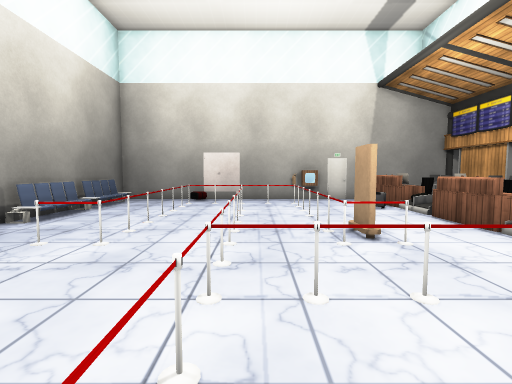
[1] (above)

16 first-person views from a walk through a 3-D level made in the Unity game engine. The camera is 1.4 m above the floor, tilts 4° down and sees 85° across. The floor is counted in squares, 1 m on a side. Each view is taken from the middle of a square. On the plan, view 1 faces up. The plan holds only what a view shows up to about 14 squares ahead; the rest is blank. The place goes on beyond the plan. The player is left out. Some animated figures are not drawn. Some surface patterns are stand-ins.

[2]
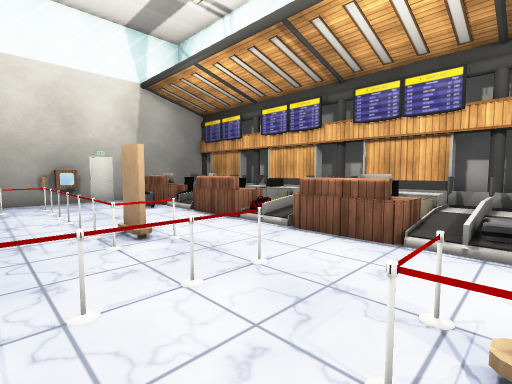

[3]
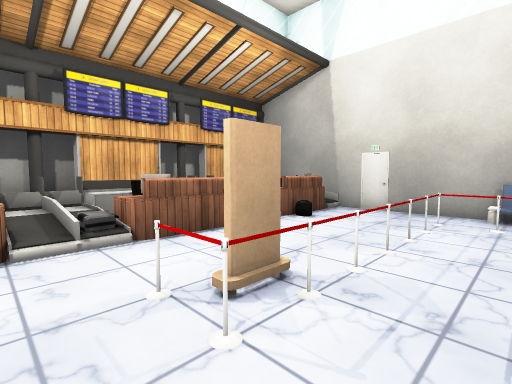

[4]
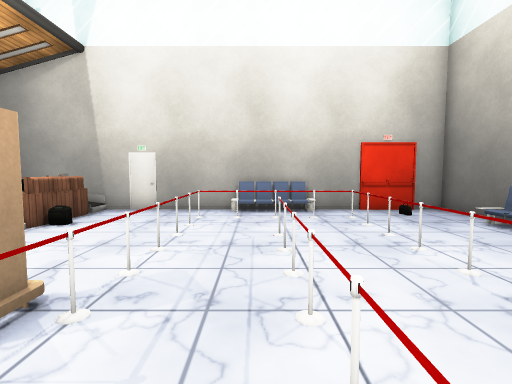

[5]
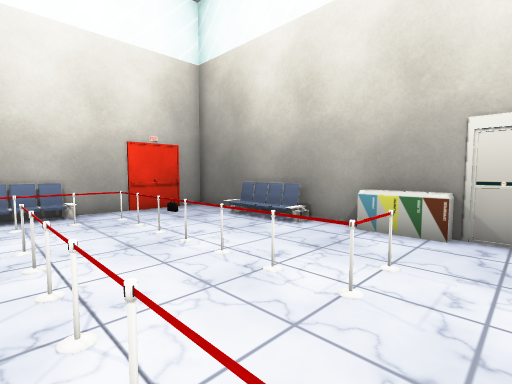

[6]
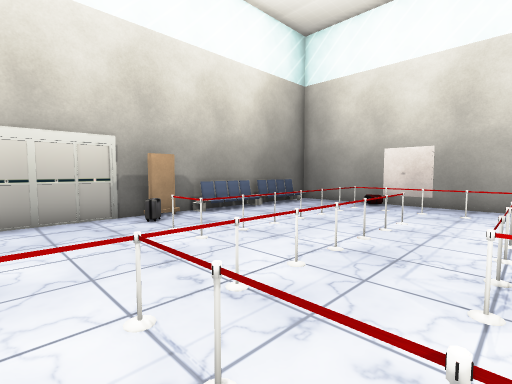

[7]
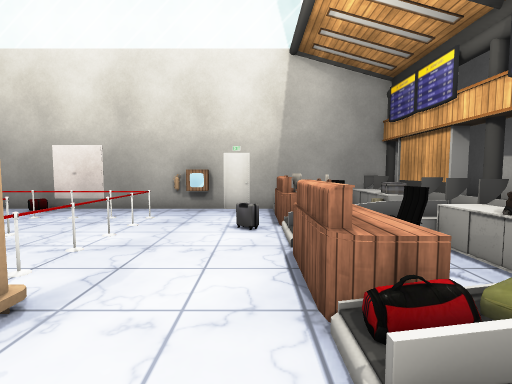

[8]
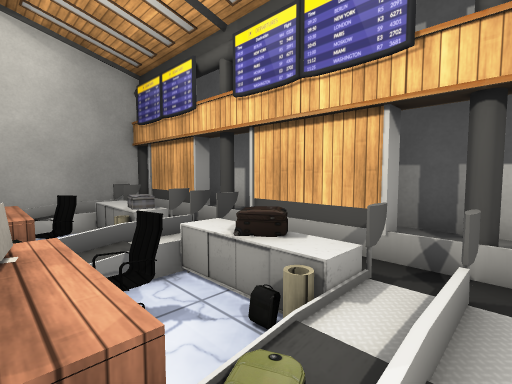

[9]
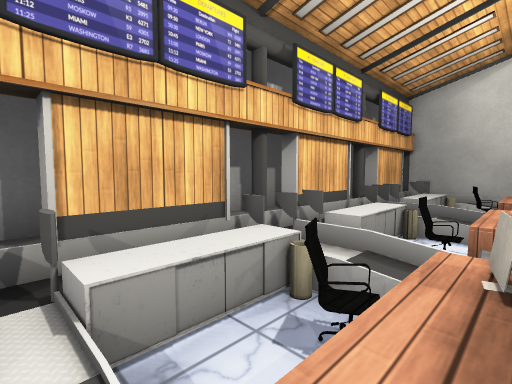

[10]
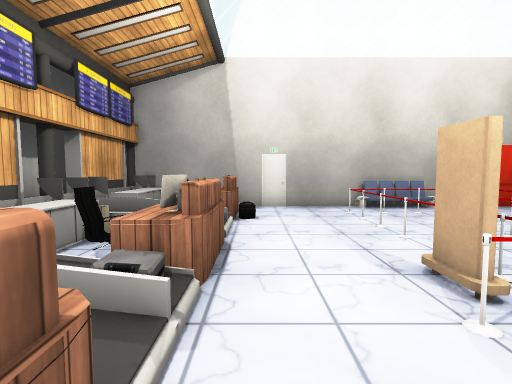

[11]
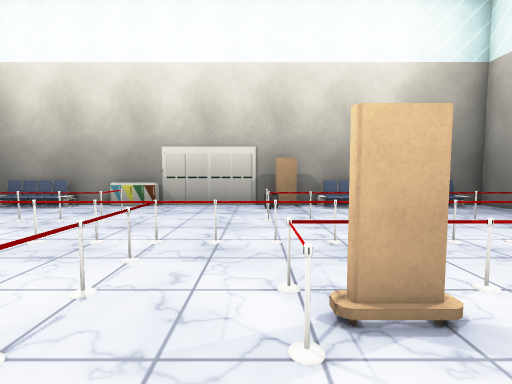

[12]
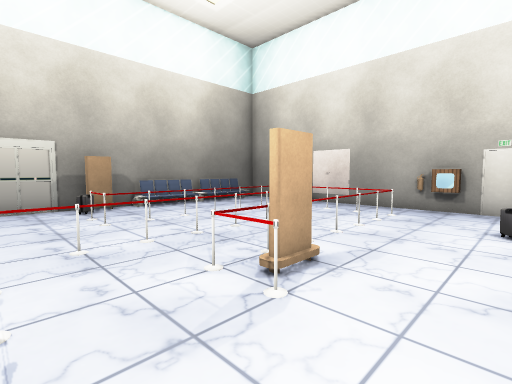

[13]
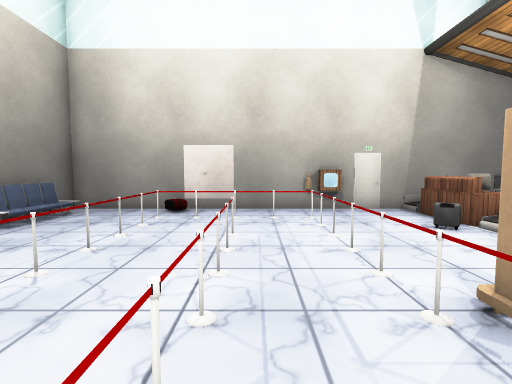

[14]
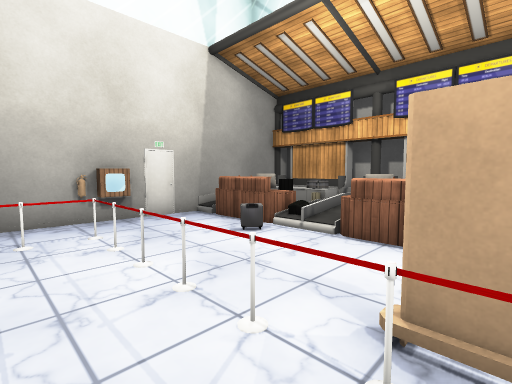

[15]
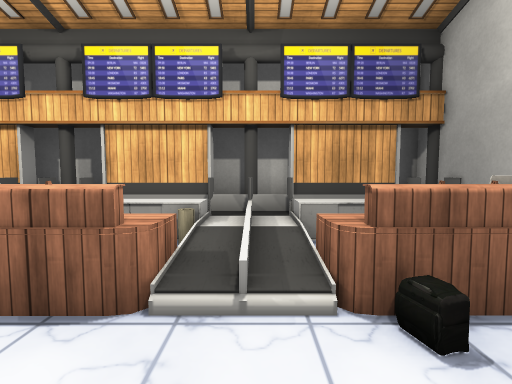

[16]
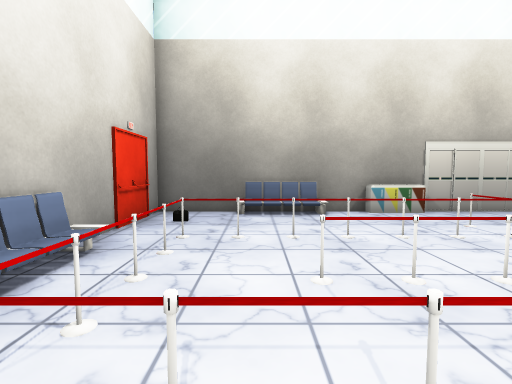

### Floor plan
Points are (right, up) in squares from view 1. A wall is a line through its corners. A room is listed if a view was taken in it or the views show most of it. See-through windows are left out.
Room 1 (views 1, 2, 3, 4, 5, 6, 7, 8, 9, 10, 11, 12, 13, 14, 15, 16)
walls: (1.6, 14.7) (-7, 14.7) (-7, -8.5) (11, -8.5); (10.9, 14.7) (3.4, 14.7)
objects: bench (-7, -4); other object (-7, 0); other object (-7, 6) to (-6, 6); bench (-7, 9); bench (-7, 12); other object (-6, 5); barricade (-4, 1); barricade (-4, 5); barricade (-3, -6); barricade (-3, -5); barricade (-3, -3); barricade (-3, -2); barricade (-3, -1); barricade (-3, 0); other object (-3, 6); barricade (-3, 7); barricade (-3, 8); barricade (-3, 10); other object (-3, 11); other object (-3, 12); other object (-2, -7); other object (-2, 13); bench (-1, -8) to (0, -8); barricade (-1, -7); barricade (-1, -4); barricade (-1, -2); barricade (-1, -1); barricade (-1, 0); barricade (-1, 1); barricade (-1, 2); barricade (-1, 4); barricade (-1, 5); barricade (-1, 6); barricade (-1, 7); barricade (-1, 8); other object (-1, 10); other object (-1, 13); barricade (0, -7); barricade (0, 3); barricade (0, 13); barricade (1, -7); barricade (1, 3); barricade (1, 13); barricade (2, -6); barricade (2, -5); barricade (2, -4); barricade (2, -3); barricade (2, -1); barricade (2, 0); barricade (2, 1); barricade (2, 3) to (3, 3); barricade (2, 5); barricade (2, 6); barricade (2, 7); barricade (2, 8); barricade (2, 9); barricade (2, 11); barricade (2, 12); other object (2, 15); cabinet (3, 15); other object (5, 11); other object (6, -7); desk (6, -6) to (7, -5); desk (6, -3) to (7, -2); computer (6, -1); desk (6, 0); desk (6, 7) to (7, 7); computer (6, 8); desk (6, 9); desk (6, 11) to (7, 11); computer (6, 12); desk (6, 13) to (7, 14); other object (7, -7); chair (7, -1) to (8, -1); desk (7, 2) to (7, 4); chair (7, 8); other object (7, 12); other object (8, -7); other object (8, -3); other object (8, 2); chair (8, 3); other object (8, 7); other object (8, 10); other object (8, 11); other object (9, -8); other object (9, -5); other object (9, -4); other object (9, -3); other object (9, 0); other object (9, 2); other object (9, 5); other object (9, 6); other object (9, 9); other object (9, 10); other object (9, 11); other object (9, 14); other object (9, 15); other object (10, -8) to (10, -4); other object (10, -3) to (10, 0); other object (10, 1); other object (10, 2) to (10, 5); other object (10, 6) to (10, 10); other object (10, 11) to (10, 14); other object (11, -8); other object (11, -6) to (11, -4); other object (11, -3) to (11, 0); other object (11, 1) to (11, 2); other object (11, 4) to (11, 5); other object (11, 6) to (11, 7); other object (11, 9) to (11, 10); other object (11, 11) to (11, 14)

Positions as (right, up) in squares from view 1, and headings:
1: (0, 0), facing up
2: (0, 0), facing up-right
3: (0, 2), facing down-right
4: (0, 2), facing down
5: (0, 2), facing down-left
6: (2, 2), facing up-left
7: (5, 4), facing up
8: (6, 5), facing up-right
9: (6, 5), facing down-right
10: (5, 3), facing down
11: (5, 5), facing left
12: (5, 3), facing up-left
13: (0, 4), facing up
14: (0, 6), facing up-right
15: (3, -4), facing right
16: (3, -5), facing left
